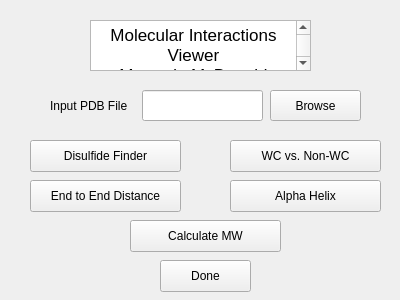
<?xml version="1.0" encoding="UTF-8"?>
<ui version="4.0">
 <class>Form</class>
 <widget class="QWidget" name="Form">
  <property name="geometry">
   <rect>
    <x>0</x>
    <y>0</y>
    <width>400</width>
    <height>300</height>
   </rect>
  </property>
  <property name="windowTitle">
   <string>PyMIV</string>
  </property>
  <widget class="QTextEdit" name="titleText">
   <property name="geometry">
    <rect>
     <x>90</x>
     <y>20</y>
     <width>221</width>
     <height>51</height>
    </rect>
   </property>
   <property name="html">
    <string>&lt;!DOCTYPE HTML PUBLIC &quot;-//W3C//DTD HTML 4.0//EN&quot; &quot;http://www.w3.org/TR/REC-html40/strict.dtd&quot;&gt;
&lt;html&gt;&lt;head&gt;&lt;meta name=&quot;qrichtext&quot; content=&quot;1&quot; /&gt;&lt;style type=&quot;text/css&quot;&gt;
p, li { white-space: pre-wrap; }
&lt;/style&gt;&lt;/head&gt;&lt;body style=&quot; font-family:'.AppleSystemUIFont'; font-size:13pt; font-weight:400; font-style:normal;&quot;&gt;
&lt;p align=&quot;center&quot; style=&quot; margin-top:0px; margin-bottom:0px; margin-left:0px; margin-right:0px; -qt-block-indent:0; text-indent:0px;&quot;&gt;Molecular Interactions Viewer&lt;/p&gt;
&lt;p align=&quot;center&quot; style=&quot; margin-top:0px; margin-bottom:0px; margin-left:0px; margin-right:0px; -qt-block-indent:0; text-indent:0px;&quot;&gt;Maranda McDonald&lt;/p&gt;&lt;/body&gt;&lt;/html&gt;</string>
   </property>
  </widget>
  <widget class="QPushButton" name="disulfideFinder">
   <property name="geometry">
    <rect>
     <x>30</x>
     <y>140</y>
     <width>151</width>
     <height>32</height>
    </rect>
   </property>
   <property name="text">
    <string>Disulfide Finder</string>
   </property>
  </widget>
  <widget class="QPushButton" name="calculateMW">
   <property name="geometry">
    <rect>
     <x>130</x>
     <y>220</y>
     <width>151</width>
     <height>32</height>
    </rect>
   </property>
   <property name="text">
    <string>Calculate MW</string>
   </property>
  </widget>
  <widget class="QPushButton" name="wcAndNonWC">
   <property name="geometry">
    <rect>
     <x>230</x>
     <y>140</y>
     <width>151</width>
     <height>32</height>
    </rect>
   </property>
   <property name="text">
    <string>WC vs. Non-WC</string>
   </property>
  </widget>
  <widget class="QPushButton" name="hydrogenBond">
   <property name="geometry">
    <rect>
     <x>230</x>
     <y>180</y>
     <width>151</width>
     <height>32</height>
    </rect>
   </property>
   <property name="text">
    <string>Alpha Helix</string>
   </property>
  </widget>
  <widget class="QLineEdit" name="lineEdit">
   <property name="geometry">
    <rect>
     <x>142</x>
     <y>90</y>
     <width>121</width>
     <height>31</height>
    </rect>
   </property>
   <property name="text">
    <string/>
   </property>
  </widget>
  <widget class="QPushButton" name="endToEndDistance">
   <property name="geometry">
    <rect>
     <x>30</x>
     <y>180</y>
     <width>151</width>
     <height>32</height>
    </rect>
   </property>
   <property name="text">
    <string>End to End Distance</string>
   </property>
  </widget>
  <widget class="QPushButton" name="done">
   <property name="geometry">
    <rect>
     <x>160</x>
     <y>260</y>
     <width>91</width>
     <height>32</height>
    </rect>
   </property>
   <property name="text">
    <string>Done</string>
   </property>
  </widget>
  <widget class="QPushButton" name="browse">
   <property name="geometry">
    <rect>
     <x>270</x>
     <y>90</y>
     <width>91</width>
     <height>31</height>
    </rect>
   </property>
   <property name="text">
    <string>Browse</string>
   </property>
  </widget>
  <widget class="QLabel" name="label">
   <property name="geometry">
    <rect>
     <x>50</x>
     <y>90</y>
     <width>91</width>
     <height>31</height>
    </rect>
   </property>
   <property name="text">
    <string>Input PDB File</string>
   </property>
  </widget>
 </widget>
 <resources/>
 <connections/>
</ui>
